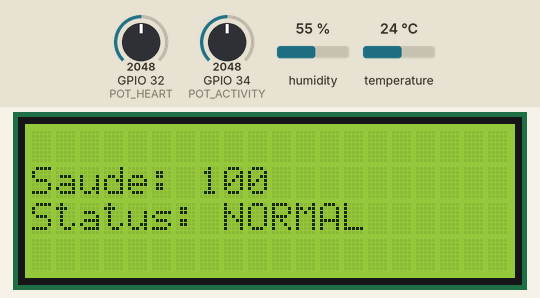
Bench run of a sketch on a simulated ESP32. Shown: 20×4 character LCD. Inputs (shaded band) come from the test bench; at power-on: GPIO 34 (POT_ACTIVITY) = 2048, temperature 24 °C, GPIO 32 (POT_HEART) = 2048, humidity 55 %. WiFi joins after 1.5 s; servers stay silent unless stated; uploads are accepted with an empty reply; what the sketch prints to the serial monitor is not drawn.

Above: at 3.1 s.
3.2 s: GPIO 34 (POT_ACTIVITY) set to 1228
At 10.7 s:
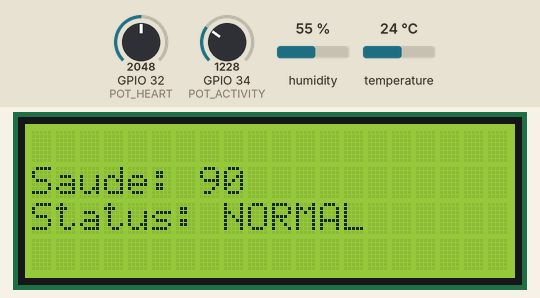
11.2 s: temperature set to 12 °C
At 13.4 s:
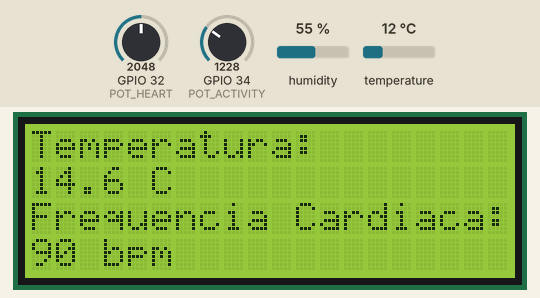
16.7 s: GPIO 32 (POT_HEART) set to 2866
At 21.0 s:
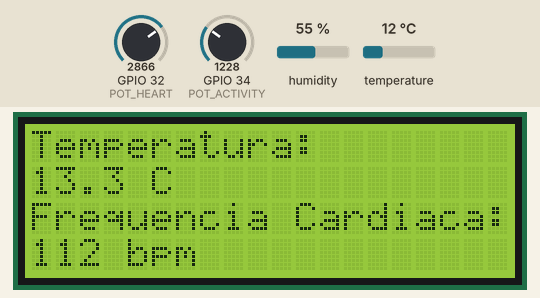
24.2 s: GPIO 32 (POT_HEART) set to 3972
At 29.1 s:
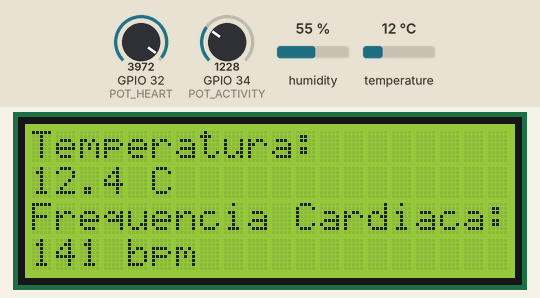
31.7 s: temperature set to 19 °C
At 36.0 s:
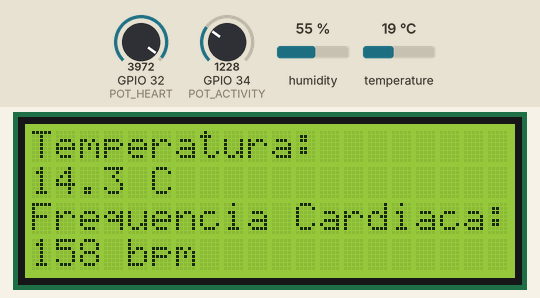
39.2 s: temperature set to 28 °C
At 44.1 s:
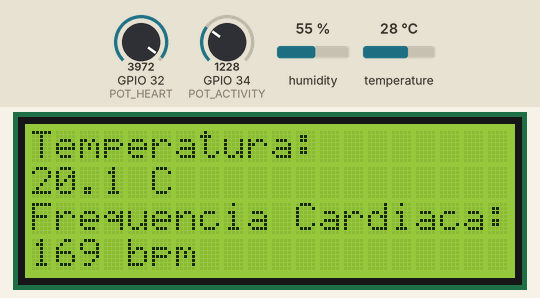
Timing chart, 0 to 45.6 s (numbered marks = the images above; inputs shaded):
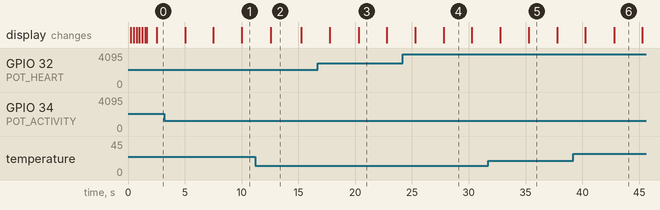

The sketch:

pet-guardian-monitoring.ino
```cpp
#include <HTTPClient.h>
#include <WiFi.h>
#include <Wire.h>
#include <LiquidCrystal_I2C.h>
#include "DHTesp.h"

LiquidCrystal_I2C LCD = LiquidCrystal_I2C(0x27, 20, 4);
DHTesp dht;

#define DHT_PIN 15
#define POT_ACTIVITY 34
#define POT_HEART 32
#define BUZZER 14
const char* API_URL = "http://enderecoDaApiDeC#/api/sensor-readings";

unsigned long lastSensorRead = 0;
unsigned long lastLcdUpdate = 0;
unsigned long lastSerialPrint = 0;
unsigned long lastBuzzerToggle = 0;
unsigned long lastAlertGenerated = 0;

const unsigned long SENSOR_INTERVAL = 3000;
const unsigned long LCD_INTERVAL = 2500;
const unsigned long SERIAL_INTERVAL = 3000;
const unsigned long BUZZER_INTERVAL = 500;
const unsigned long ALERT_COOLDOWN = 30000;

int lcdScreen = 0;
bool buzzerState = false;

float temperature = 0;
int activity = 0;
int heartRate = 0;
int healthScore = 100;

String status = "NORMAL";
String alertMessage = "NO_ALERT";
String confirmedAlert = "NO_ALERT";

int riskCounter = 0;
int attentionCounter = 0;
int normalCounter = 0;
int alertId = 0;

String traduzirAlerta(String a) {
  if (a == "NO_ALERT")          return "Sem alerta";
  if (a == "HIGH_TEMP")         return "Temp. alta";
  if (a == "HIGH_BPM")          return "Bpm elevado";
  if (a == "LOW_ACTIVITY")      return "Ativ. baixa";
  if (a == "TEMP_BPM_HIGH")     return "Temp e bpm altos";
  if (a == "BPM_LOW_ACTIVITY")  return "Bpm e ativ. baixa";
  if (a == "TEMP_LOW_ACTIVITY") return "Temp. e ativ. baixa";
  if (a == "GENERAL_RISK")      return "Risco geral";
  return a;
}

void spinner() {
  static int8_t counter = 0;
  const char* glyphs = "|/-\\";

  LCD.setCursor(15, 3);
  LCD.print(glyphs[counter++]);

  if (counter == strlen(glyphs)) {
    counter = 0;
  }
}

void connectWiFi() {
  LCD.setCursor(0, 0);
  LCD.print("Pet Guardian");

  LCD.setCursor(0, 1);
  LCD.print("Monitoramento pet");

  LCD.setCursor(0, 3);
  LCD.print("Conectando...");

  WiFi.begin("Wokwi-GUEST", "", 6);

  unsigned long lastSpinner = 0;

  while (WiFi.status() != WL_CONNECTED) {
    unsigned long currentMillis = millis();

    if (currentMillis - lastSpinner >= 250) {
      lastSpinner = currentMillis;
      spinner();
    }
  }

  Serial.println();
  Serial.println("WiFi conectado");
  Serial.print("IP: ");
  Serial.println(WiFi.localIP());

  LCD.clear();
  LCD.setCursor(0, 1);
  LCD.print("Sistema online");

  LCD.setCursor(0, 2);
  LCD.print("Monitorando...");
}

void readSensors() {
  TempAndHumidity data = dht.getTempAndHumidity();

  float newTemperature = data.temperature;

  int activityRaw = analogRead(POT_ACTIVITY);
  int heartRaw = analogRead(POT_HEART);

  int newActivity = map(activityRaw, 0, 4095, 0, 100);
  int newHeartRate = map(heartRaw, 0, 4095, 60, 180);

  temperature = (temperature * 0.7) + (newTemperature * 0.3);
  activity = (activity * 0.7) + (newActivity * 0.3);
  heartRate = (heartRate * 0.7) + (newHeartRate * 0.3);
}

void calculateHealth() {
  healthScore = 100;
  alertMessage = "NO_ALERT";

  bool highTemperature = temperature > 39.5;
  bool highHeartRate = heartRate > 150;
  bool lowActivity = activity < 25;

  if (highTemperature) {
    healthScore -= 30;
    alertMessage = "HIGH_TEMP";
  }

  if (highHeartRate) {
    healthScore -= 25;
    alertMessage = "HIGH_BPM";
  }

  if (lowActivity) {
    healthScore -= 10;
    alertMessage = "LOW_ACTIVITY";
  }

  if (highTemperature && highHeartRate) {
    healthScore -= 10;
    alertMessage = "TEMP_BPM_HIGH";
  }

  if (highHeartRate && lowActivity) {
    healthScore -= 15;
    alertMessage = "BPM_LOW_ACTIVITY";
  }

  if (highTemperature && lowActivity) {
    healthScore -= 15;
    alertMessage = "TEMP_LOW_ACTIVITY";
  }

  if (highTemperature && highHeartRate && lowActivity) {
    healthScore -= 20;
    alertMessage = "GENERAL_RISK";
  }

  if (healthScore < 0) {
    healthScore = 0;
  }

  status = "NORMAL";

  if (healthScore < 70 && healthScore >= 40) {
    status = "ATTENTION";
  }

  if (healthScore < 40) {
    status = "RISK";
  }
}

void stabilizeAlert() {
  unsigned long currentMillis = millis();

  if (status == "RISK") {
    riskCounter++;
    attentionCounter = 0;
    normalCounter = 0;
  }
  else if (status == "ATTENTION") {
    attentionCounter++;
    riskCounter = 0;
    normalCounter = 0;
  }
  else {
    normalCounter++;
    riskCounter = 0;
    attentionCounter = 0;
  }

  if (riskCounter >= 3 && currentMillis - lastAlertGenerated >= ALERT_COOLDOWN) {
    alertId++;
    confirmedAlert = alertMessage;
    lastAlertGenerated = currentMillis;
  }

  if (attentionCounter >= 3 && confirmedAlert == "NO_ALERT") {
    alertId++;
    confirmedAlert = alertMessage;
  }

  if (normalCounter >= 3) {
    confirmedAlert = "NO_ALERT";
  }
}

void updateBuzzer() {
  unsigned long currentMillis = millis();

  if (status == "RISK") {
    if (currentMillis - lastBuzzerToggle >= BUZZER_INTERVAL) {
      lastBuzzerToggle = currentMillis;
      buzzerState = !buzzerState;

      if (buzzerState) {
        tone(BUZZER, 1000);
      } else {
        noTone(BUZZER);
      }
    }
  } else {
    noTone(BUZZER);
    buzzerState = false;
  }
}

void updateLCD() {
  LCD.clear();

  if (lcdScreen == 0) {
    LCD.setCursor(0, 1);
    LCD.print("Saude: ");
    LCD.print(healthScore);

    LCD.setCursor(0, 2);
    LCD.print("Status: ");
      if      (status == "ATTENTION") LCD.print("ATENCAO");
      else if (status == "RISK") LCD.print("RISCO");
      else LCD.print("NORMAL");
  }

  if (lcdScreen == 1) {
    LCD.setCursor(0, 0);
    LCD.print("Temperatura:");

    LCD.setCursor(0, 1);
    LCD.print(temperature, 1);
    LCD.print(" C");

    LCD.setCursor(0, 2);
    LCD.print("Frequencia Cardiaca:");

    LCD.setCursor(0, 3);
    LCD.print(heartRate);
    LCD.print(" bpm");
}

  if (lcdScreen == 2) {
    LCD.setCursor(0, 1);
    LCD.print("Alerta:");

    LCD.setCursor(0, 2);
    LCD.print(traduzirAlerta(confirmedAlert));
  }

  lcdScreen++;

  if (lcdScreen > 2) {
    lcdScreen = 0;
  }
}

void printSerial() {
  Serial.println("===== Monitoramento - PetGuardian =====");

  Serial.print("Temperatura: ");
  Serial.println(temperature);

  Serial.print("Atividade: ");
  Serial.println(activity);

  Serial.print("Freq. Cardiaca: ");
  Serial.println(heartRate);

  Serial.print("Pontuacao de Saude: ");
  Serial.println(healthScore);

  Serial.print("Status: ");
  Serial.println(status);

  Serial.print("Alerta atual: ");
  Serial.println(alertMessage);

  Serial.print("Alerta confirmado: ");
  Serial.println(confirmedAlert);

  Serial.print("ID do alerta: ");
  Serial.println(alertId);

  Serial.print("Contador de risco: ");
  Serial.println(riskCounter);

  Serial.print("Contador de atencao: ");
  Serial.println(attentionCounter);

  Serial.print("Contador normal: ");
  Serial.println(normalCounter);

  Serial.println("=======================");
  Serial.println();
}

void sendDataToApi() {
  if (WiFi.status() == WL_CONNECTED) {
    HTTPClient http;

    http.begin(API_URL);
    http.addHeader("Content-Type", "application/json");

    String json = "{";
    json += "\"deviceCode\":\"PG-ESP32-001\",";
    json += "\"temperature\":" + String(temperature, 1) + ",";
    json += "\"heartRate\":" + String(heartRate) + ",";
    json += "\"activityLevel\":" + String(activity) + ",";
    json += "\"healthScore\":" + String(healthScore) + ",";
    json += "\"status\":\"" + status + "\",";
    json += "\"alertMessage\":\"" + confirmedAlert + "\"";
    json += "}";

    int responseCode = http.POST(json);

    Serial.print("Resposta HTTP: ");
    Serial.println(responseCode);

    Serial.println("JSON enviado:");
    Serial.println(json);

    http.end();
  } else {
    Serial.println("WiFi desconectado. Dados nao enviados.");
  }
}

void setup() {
  Serial.begin(115200);

  LCD.init();
  LCD.backlight();

  dht.setup(DHT_PIN, DHTesp::DHT22);
  pinMode(BUZZER, OUTPUT);

  connectWiFi();
}

void loop() {
  unsigned long currentMillis = millis();

  if (currentMillis - lastSensorRead >= SENSOR_INTERVAL) {
    lastSensorRead = currentMillis;

    readSensors();
    calculateHealth();
    stabilizeAlert();
    sendDataToApi();
  }

  if (currentMillis - lastLcdUpdate >= LCD_INTERVAL) {
    lastLcdUpdate = currentMillis;
    updateLCD();
  }

  if (currentMillis - lastSerialPrint >= SERIAL_INTERVAL) {
    lastSerialPrint = currentMillis;
    printSerial();
  }

  updateBuzzer();
}
```

Measured:
- what the display in image 2 shows lasts 2.8 s, from 12.5 s to 15.3 s
- what the display in image 3 shows lasts 2.5 s, from 20.3 s to 22.8 s
